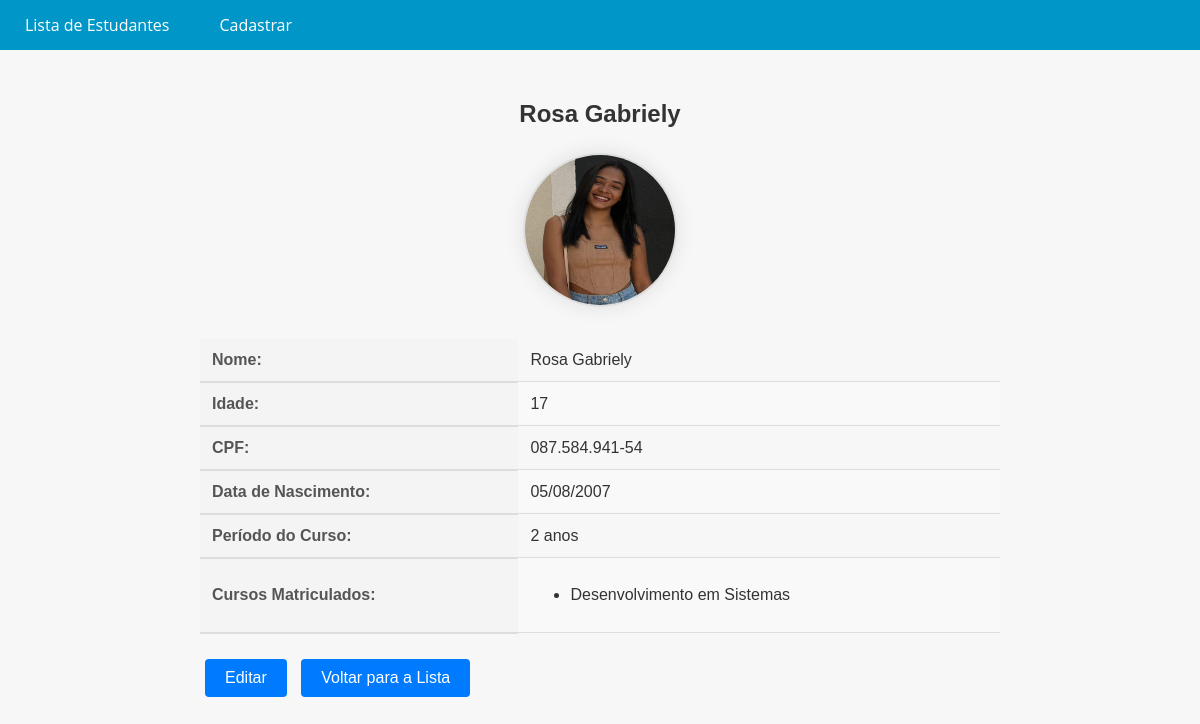
Screenshot of /student/1/ with the database file from the repository.
### CadStudent/models.py (models this page shows, shortened)
class Student(models.Model):
    name = models.CharField(max_length=100, verbose_name='Nome')
    age = models.IntegerField(verbose_name='Idade')
    cpf = models.CharField(max_length=15, unique=True, verbose_name='CPF')
    birth_date = models.DateField(max_length=12, verbose_name='Data de nascimento')
    course_period = models.CharField(max_length=50, verbose_name='Periodo do Curso')
    courses = models.ManyToManyField(Course, verbose_name='Curso')
    photo = models.ImageField(upload_to='CadStudent/', null=False, blank=False, verbose_name='Foto do estudante')

class Course(models.Model):
    name = models.CharField(max_length=100)

### CadStudent/views.py (the view)
# urls.py: path('student/<int:pk>/', views.student_detail, name='student_detail'),
def student_detail(request, pk):
    student = get_object_or_404(Student, pk=pk)
    return render(request, 'CadStudent/student_detail.html', {'student': student})

### CadStudent/templates/CadStudent/student_detail.html
{% extends 'CadStudent/base.html' %}
{% load static %}
{% block content %}
<link rel="stylesheet" href="{% static 'CadStudent/css/detail.css' %}">
<div class="student-details">
  <h2>{{ student.name }}</h2>
  <div class="student-photo">
    <img src="{{ student.photo.url }}" alt="{{ student.name }}" width="150" height="150">
  </div>
  <table>
    <tbody>
      <tr>
        <th>Nome:</th>
        <td>{{ student.name }}</td>
      </tr>
      <tr>
        <th>Idade:</th>
        <td>{{ student.age }}</td>
      </tr>
      <tr>
        <th>CPF:</th>
        <td>{{ student.cpf }}</td>
      </tr>
      <tr>
        <th>Data de Nascimento:</th>
        <td>{{ student.birth_date|date:"d/m/Y" }}</td>
      </tr>
      <tr>
        <th>Período do Curso:</th>
        <td>{{ student.course_period }}</td>
      </tr>
      <tr>
        <th>Cursos Matriculados:</th>
        <td>
          <ul>
            {% for course in student.courses.all %}
              <li>{{ course.name }}</li>
            {% endfor %}
          </ul>
        </td>
      </tr>
    </tbody>
  </table>
  <button onclick="window.location.href='{% url 'student_edit' student.pk %}'" class="btn btn-primary">Editar</button>
  <button onclick="window.location.href='{% url 'student_list' %}'" class="btn btn-secondary">Voltar para a Lista</button>
</div>
{% endblock %}

### static/CadStudent/css/base.css (style rules this page uses)
body { font-family: 'Open Sans', sans-serif; background-color: #f7f7f7; color: #333; margin: 0; padding: 0; }

### static/CadStudent/css/detail.css (style rules this page uses)
.student-details { max-width: 800px; margin: 0 auto; padding: 30px; font-family: Arial, sans-serif; }
.student-details h2 { text-align: center; color: #333; }
.student-details .student-photo { text-align: center; margin: 25px 0; font-size: 30px; }
.student-details .student-photo img { border-radius: 60%; border: 2px solid #ddd; box-shadow: 0 0 20px rgba(0, 0, 0, 0.1); }
.student-details table { width: 100%; border-collapse: collapse; margin: 20px 0; font-size: 16px; color: #333; }
.student-details th { background-color: #f4f4f4; color: #555; padding: 12px; text-align: left; border-bottom: 2px solid #ddd; }
.student-details td { padding: 12px; border-bottom: 1px solid #ddd; }
.student-details tr:nth-child(even) { background-color: #f9f9f9; }
.student-details .btn { padding: 10px 20px; border: none; border-radius: 4px; color: #fff; font-size: 16px; cursor: pointer; text-align: center; margin: 5px; display: inline-block; }
.student-details .btn-primary { background-color: #007bff; }
.student-details .btn-secondary { background-color: #007bff; }

### rows the page displays
Student: name "Rosa Gabriely", photo (picture), age "17", cpf "087.584.941-54", birth_date "05/08/2007", course_period "2 anos"
Course: name "Desenvolvimento em Sistemas"
